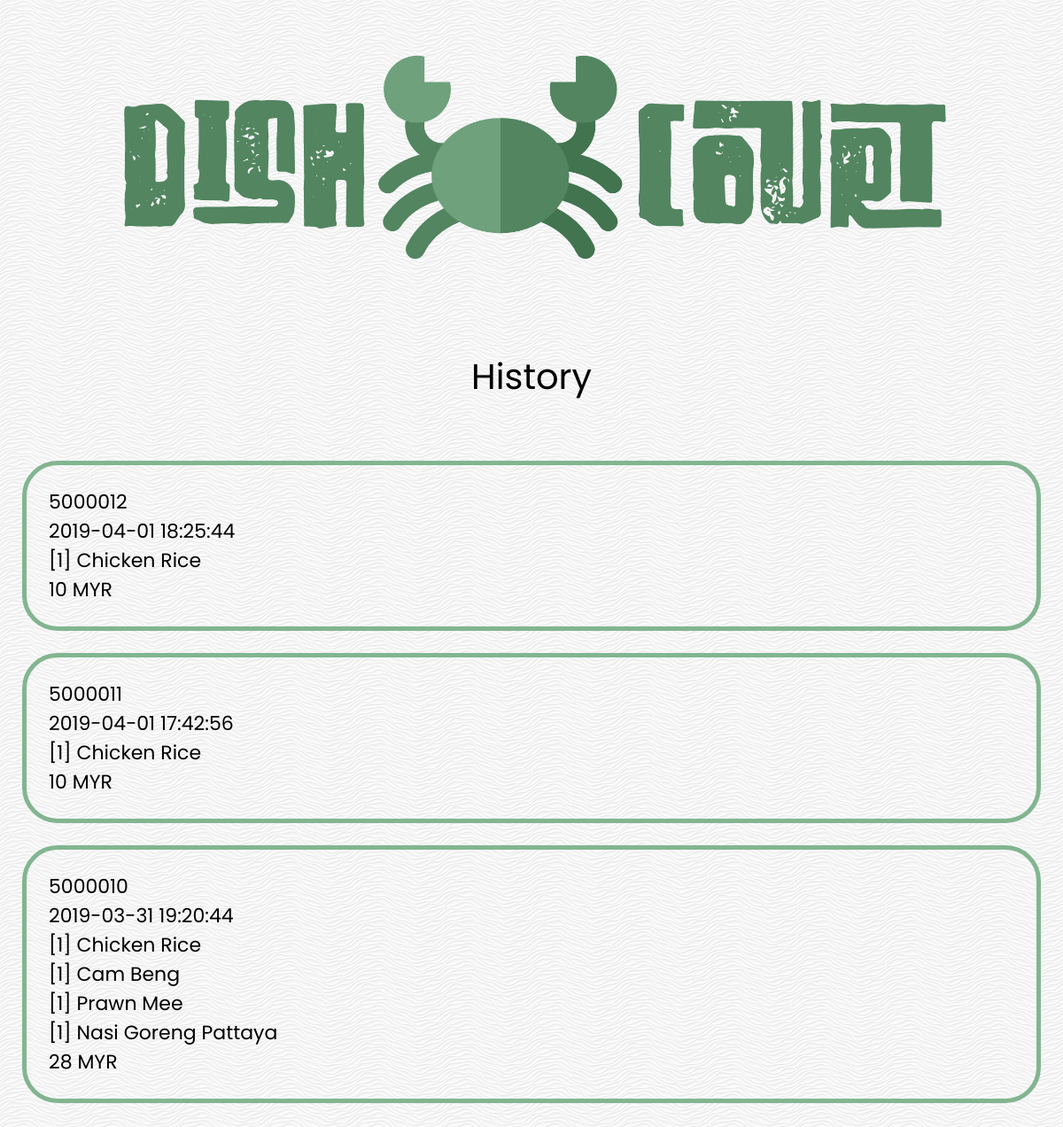
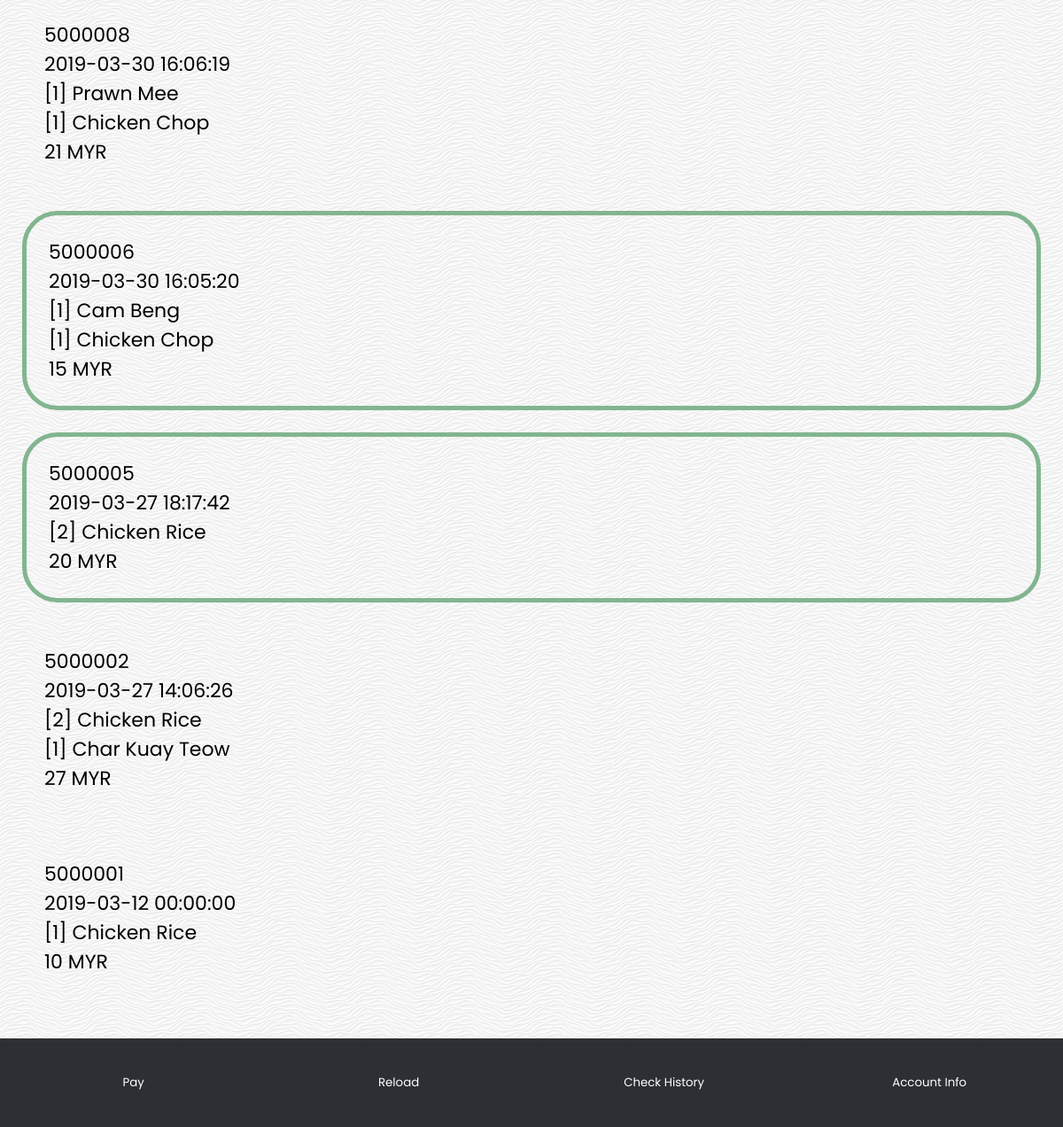
Screenshot of /part-b/check.php (signed in) with the database file from the repository (2 pictures, top to bottom).
### tables this page shows
CREATE TABLE IF NOT EXISTS `order` (
  `orderID` int(7) NOT NULL AUTO_INCREMENT,
  `transactionID` int(7) NOT NULL,
  `customerID` int(7) DEFAULT NULL,
  `employeeID` int(7) DEFAULT NULL,
  `itemID` int(7) DEFAULT NULL,
  `itemQuantity` int(255) NOT NULL,
  `datetime` datetime NOT NULL,
  `status` tinyint(1) DEFAULT '1',
  `total` int(10) NOT NULL,
  `remark` varchar(255) DEFAULT NULL,
  PRIMARY KEY (`orderID`),
  KEY `customerID` (`customerID`),
  KEY `employeeID` (`employeeID`),
  KEY `itemID` (`itemID`)
);

CREATE TABLE IF NOT EXISTS `item` (
  `itemID` int(7) NOT NULL AUTO_INCREMENT,
  `itemName` varchar(32) NOT NULL,
  `itemType` varchar(32) NOT NULL,
  `itemPrice` int(32) NOT NULL,
  `status` int(1) NOT NULL DEFAULT '1',
  PRIMARY KEY (`itemID`)
);

### part-b/check.php (the view, shortened to what this page needs)
<!doctype html>
<html>
<head>
<link href="CSS/loginRegister.css" rel="stylesheet" type="text/css">
<link href="CSS/main.css" rel="stylesheet" type="text/css">
</head>
<body>
	<?php
		require 'header.php';
		include 'actionScripts/conn.php';
		$sql = "SELECT * FROM `order` WHERE customerID = ".$_SESSION['ID']." GROUP BY transactionID ORDER BY transactionID desc";
		$result = mysqli_query($con,$sql);
		function searchItem($itemID){
			include 'actionScripts/conn.php';
			$itemSQL = "SELECT * FROM `item` WHERE itemID = '".$itemID."'";
			$itemResult = mysqli_query($con,$itemSQL);
			$itemRow = mysqli_fetch_array($itemResult);
			return $itemRow;
		}
	?>
	<div style="margin-bottom: 15vh">
		<div class="center"><p style="margin: 5vh; font-size: 5vh">History</p></div>
		<table id="registerTable"  cellspacing=25 cellpadding=25>
			<?php
				while($order = mysqli_fetch_array($result)){
					$transactionSQL = "SELECT * FROM `order` WHERE transactionID = ".$order['transactionID'];
					$transactionResult = mysqli_query($con,$transactionSQL);
					echo "<tr><td class='validStatus".$order['status']."'>"
						.$order['transactionID']
						."<br>"
						.$order['datetime'];
					while($transaction = mysqli_fetch_array($transactionResult)){
						echo "<br>";
						echo "[".$transaction['itemQuantity']."] ";
						echo searchItem($transaction['itemID'])['itemName'];
					}
					echo "<br>"
						.$order['total']
						." MYR</td></tr>";
				}
			?>
		</table>
	</div>
	<?php require 'navBar.php'; ?>
</body>
</body>
</html>

### part-b/CSS/loginRegister.css (style rules this page uses)
table { width: 100% }

### part-b/CSS/main.css (style rules this page uses)
html * { font-family: 'Poppins', sans-serif; box-sizing:border-box; border: 0px solid red; }
body { margin: 0; background-image: url(images/background/spring.png); font-family: 'Yu Gothic'; font-size: 22px; width: 100vw; background: url(../resources/white-waves.png) }
.center { display: table; margin: auto; width: 100vw; text-align: center; }

### part-b/check.php (style rules this page uses)
#registerTable td { border-radius: 5vh; }
td.validStatus1 { border :5px solid #82B590; }

### rows the page displays
order: transactionID "5000012", datetime "2019-04-01 18:25:44", itemQuantity "1", itemID.itemName "Chicken Rice", total "10"
order: transactionID "5000011", datetime "2019-04-01 17:42:56", itemQuantity "1", itemID.itemName "Chicken Rice", total "10"
order: transactionID "5000010", datetime "2019-03-31 19:20:44", itemQuantity "1", itemID.itemName "Chicken Rice", total "28"
order: itemQuantity "1", itemID.itemName "Cam Beng"
order: itemQuantity "1", itemID.itemName "Prawn Mee"
order: itemQuantity "1", itemID.itemName "Nasi Goreng Pattaya"
order: transactionID "5000008", datetime "2019-03-30 16:06:19", itemQuantity "1", itemID.itemName "Prawn Mee", total "21"
order: itemQuantity "1", itemID.itemName "Chicken Chop"
order: transactionID "5000006", datetime "2019-03-30 16:05:20", itemQuantity "1", itemID.itemName "Cam Beng", total "15"
order: itemQuantity "1", itemID.itemName "Chicken Chop"
order: transactionID "5000005", datetime "2019-03-27 18:17:42", itemQuantity "2", itemID.itemName "Chicken Rice", total "20"
order: transactionID "5000002", datetime "2019-03-27 14:06:26", itemQuantity "2", itemID.itemName "Chicken Rice", total "27"
order: itemQuantity "1", itemID.itemName "Char Kuay Teow"
order: transactionID "5000001", datetime "2019-03-12 00:00:00", itemQuantity "1", itemID.itemName "Chicken Rice", total "10"
